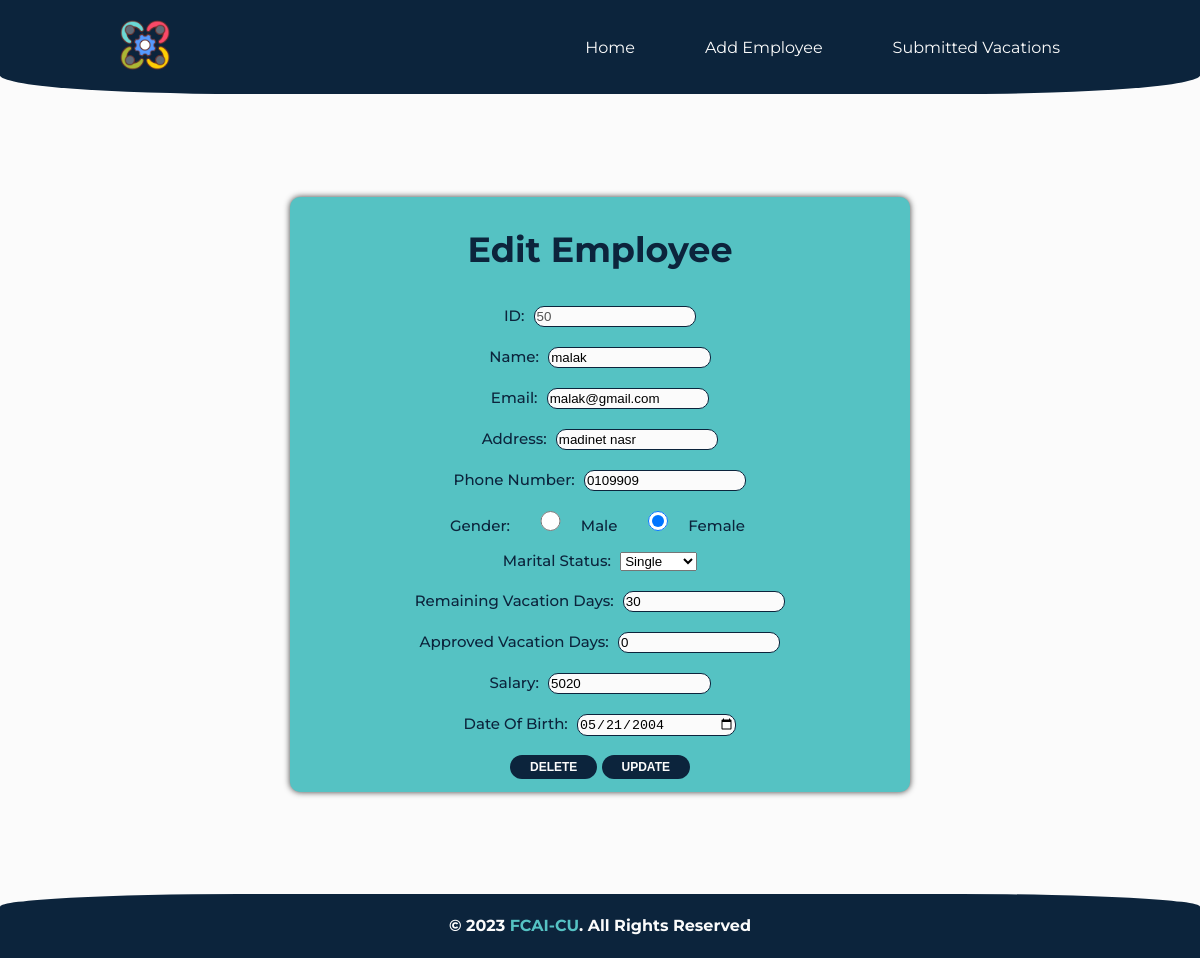
The app's page /edit/50/ with its own data.
### pages/models.py (models this page shows, shortened)
class Employee(models.Model):
    GENDER_CHOICES = [
        ('male', 'Male'),
        ('female', 'Female'),
    ]
    MARITAL_STATUS_CHOICES = [
        ('single', 'Single'),
        ('taken', 'Taken'),
        ('married', 'Married'),
        ('divorced', 'Divorced'),
        ('widowed', 'Widowed'),
    ]
    ID = models.IntegerField(primary_key=True)
    Name = models.CharField(max_length=15)
    Remaining_vacation_days = models.IntegerField(default=30)
    Approved_vacation_days = models.IntegerField(default=0)
    Email = models.EmailField(max_length=254)
    Address = models.CharField(max_length=100)
    Phone = models.CharField(max_length=11)
    Salary = models.CharField(max_length=20)
    Date_of_birth = models.DateField()
    Gender = models.CharField(max_length=6, choices=GENDER_CHOICES)
    Marital_status = models.CharField(max_length=10, choices=MARITAL_STATUS_CHOICES)

### pages/views.py (the view)
# urls.py: path('edit/<int:id>/', views.edit, name='edit'),
def edit(request, id):
    emp = Employee.objects.get(ID=id)
    return render(request, 'pages/edit.html', {'emp': emp})

### templates/pages/edit.html (shortened to what this page needs)
{% extends 'base.html' %}
{% load static %}
{% block styles %}
<link rel="stylesheet" href="{% static 'style/edit.css' %}">
{% endblock styles %}
{% block content %}
<div class="content">
    <div class="container">
        <div class="form">
            <form action="home.html" method="post">
                <h2>Edit Employee</h2>
                <label for="id">ID:</label>
                <input type="number" name="id" placeholder="Id" value="{{emp.ID}}" required disabled><br>
                <label for="name">Name:</label>
                <input type="text" name="name" placeholder="Name" value="{{emp.Name}}" id="name" required><br>
                <label for="email">Email:</label>
                <input type="text" name="email" placeholder="Email" value="{{emp.Email}}" id="email"><br>
                <label for="address">Address:</label>
                <input type="text" name="address" placeholder="Address" value="{{emp.Address}}"><br>
                <label for="phone">Phone Number:</label>
                <input type="text" name="phone" placeholder="Phone" value="{{emp.Phone}}" id="phone"><br>
                <label for="gender">Gender:</label>
                <input type="radio" name="gender" value="male" {% if emp.Gender == "male" %}checked{% endif %}><label>Male</label>
                <input type="radio" name="gender" value="female" {% if emp.Gender == "female" %}checked{% endif %}><label>Female</label><br>
                <label for="marital_status">Marital Status:</label>
                <select name="marital_status" id="marital_status">
                <option value="single" {% if emp.Marital_status == "single" %}selected{% endif %}>Single</option>
                </select><br>
                <label for="vacation_left">Remaining Vacation Days:</label>
                <input type="number" name="vacation_left" placeholder="Remaining Vacation Days" value="{{emp.Remaining_vacation_days}}" required><br>
                <label for="vacation_approved">Approved Vacation Days:</label>
                <input type="number" name="vacation_approved" placeholder="Approved Vacation Days" value="{{emp.Approved_vacation_days}}" required><br>
                <label for="salary">Salary:</label>
                <input type="text" name="salary" placeholder="Salary" value="{{emp.Salary}}" id="salary"><br>
                <label for="birth">Date Of Birth:</label>
                <input type="date" name="birth" placeholder="Date of Birth" value="{{emp.Date_of_birth|date:'Y-m-d'}}"><br><br>
                <input class="sub" type="button" value="Delete" id="del">
                <input class="sub" type="submit" value="Update" id="update">
            </form>
        </div>
    </div>
</div>
{% endblock content %}

### project/static/style/general.css (style rules this page uses)
:root { --grey: #C9D1D5; --darkgrey: #818c98; --darkblue: #0C243C; --turquoise: #55C2C3; --applewhite: #fbfbfb; --darkturq: #3f9294; }
body { background-color: var(--applewhite); margin: 0; font-family: 'Montserrat', sans-serif; text-align: center; color: var(--darkblue); min-height: 100vh; display: flex; flex-direction: column; text-transform: capitalize; }

### project/static/style/edit.css (style rules this page uses)
:root { --grey: #C9D1D5; --darkgrey: #818c98; --darkblue: #0C243C; --turquoise: #55C2C3; --applewhite: #fbfbfb; --darkturq: #4eb3b5; }
body { background: var(--applewhite); }
.container { display: flex; justify-content: center; align-items: center; height: 100vh; }
.form { display: flex; justify-content: center; align-items: center; background: var(--turquoise); border-radius: 10px; box-shadow: 0 0 6px #3e3e3e; padding: 10px; width: 600px; height: 575px; -webkit-border-radius: 10px; -moz-border-radius: 10px; -ms-border-radius: 10px; -o-border-radius: 10px; }
.form h2 { color: var(--darkblue); font-size: 35px; font-weight: 700; margin-bottom: 15px; text-align: center; }
.sub { background: var(--darkblue); color: var(--applewhite); margin: 0 auto; font-size: 12px; padding: 5px 20px; text-transform: uppercase; font-weight: 600; border-radius: 100px; border: none; cursor: pointer; transition: 0.5s; margin-bottom: 10px; -webkit-transition: 0.5s; -moz-transition: 0.5s; -ms-transition: 0.5s; -o-transition: 0.5s; -webkit-border-radius: 100px; -moz-border-radius: 100px; -ms-border-radius: 100px; -o-border-radius: 100px; }
.form label { color: var(--darkblue); font-size: 15px; font-weight: 500; margin-right: 5px; }
.form input[type=text] { background-color: var(--applewhite); border-radius: 10px; border: 0.5px solid #0C243C; width: 40%; height: 17px; margin-top: 20px; }
.form input[type=number] { background-color: var(--applewhite); border-radius: 10px; border: 0.5px solid #0C243C; width: 40%; height: 17px; margin-top: 20px; }
.form input[type=date] { background-color: var(--applewhite); border-radius: 10px; border: 0.5px solid #0C243C; width: 40%; height: 20px; margin-top: 20px; }
.form input[type=radio] { background-color: var(--applewhite); border-radius: 2px; border: 0.5px solid #0C243C; width: 15%; height: 20px; margin-top: 20px; margin-bottom: 20px; margin-left: 2px; margin-right: 1px; }
::placeholder { color: var(--darkblue); opacity: 0.7; }

### records on screen
Employee: id "50", name "malak", email "malak@gmail.com", address "madinet nasr", phone "0109909", Gender "☑", marital_status "Single", vacation_left "30", vacation_approved "0", salary "5020", birth "05/21/2004"
